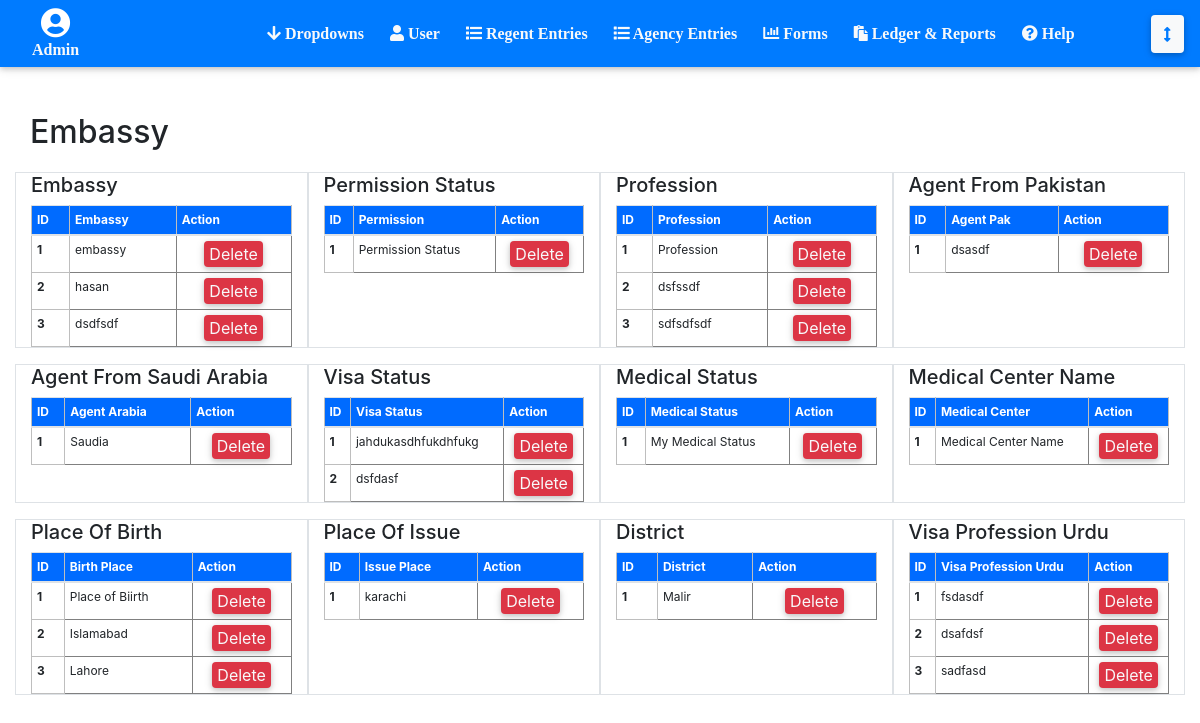
The app's page /Add-Dropdown-List.php (signed in) with its own data.
### tables this page shows
CREATE TABLE `visa_embassy` (
  `visa_embassy_id` int(11) NOT NULL,
  `name` varchar(255) NOT NULL
);

CREATE TABLE `visa_permission_status` (
  `visa_permission_status_id` int(11) NOT NULL,
  `name` varchar(255) NOT NULL
);

CREATE TABLE `visa_profession` (
  `visa_profession_id` int(11) NOT NULL,
  `name` varchar(255) NOT NULL
);

CREATE TABLE `visa_co_agent_pak` (
  `visa_co_agent_pak_id` int(11) NOT NULL,
  `name` varchar(255) NOT NULL
);

CREATE TABLE `visa_agent_from_saudia` (
  `visa_agent_from_saudia_id` int(11) NOT NULL,
  `name` varchar(255) NOT NULL
);

CREATE TABLE `visa_status` (
  `visa_status_id` int(11) NOT NULL,
  `name` varchar(255) NOT NULL
);

CREATE TABLE `passenger_medical_status` (
  `passenger_medical_status_id` int(11) NOT NULL,
  `name` varchar(255) NOT NULL
);

CREATE TABLE `passenger_medical_center` (
  `passenger_medical_center_id` int(11) NOT NULL,
  `name` varchar(255) NOT NULL
);

CREATE TABLE `passenger_place_of_birth` (
  `passenger_place_of_birth_id` int(11) NOT NULL,
  `name` varchar(255) NOT NULL
);

CREATE TABLE `passenger_place_of_issue` (
  `passenger_place_of_issue_id` int(11) NOT NULL,
  `name` varchar(255) NOT NULL
);

CREATE TABLE `passenger_district` (
  `passenger_district_id` int(11) NOT NULL,
  `name` varchar(255) NOT NULL
);

CREATE TABLE `visa_profession_urdu` (
  `visa_profession_urdu_id` int(11) NOT NULL,
  `name` varchar(255) NOT NULL
);

### Add-Dropdown-List.php (the view, shortened to what this page needs)
<?php
include('header.php');
include('connect.php');
?>
<section class="container-fluid">
	<section class="container-fluid">
	<h1>Embassy</h1>
		<section class="row">
			<section class="col-xl-3 border ">
				<h5>Embassy</h5>
				<table class="table m-auto ">
					<thead>
						<tr>
						  <th scope="col">ID</th>
						  <th scope="col">Embassy</th>
						  <th scope="col">Action</th>
						</tr>
					  </thead>
					  <tbody>
						<?php
						$count = 1;
						$query = mysqli_query($con, "select * from visa_embassy");
						while ($row=mysqli_fetch_array($query)) {
							?>
								<tr>
									 <th scope="row"><?php echo $count ?></th>
									 <td><?php echo $row['name'] ?></td>
									 <td>
										<center>
											<a href="Add-Dropdown-List.php?visa_embassy_id=<?php echo $row[0] ?>" class="btn bg-danger text-light pl-1 pr-1 pt-0 pb-0">Delete</a>
										</center>
									 </td>
								</tr>
							<?php
							$count++;
						}
						?>
					  </tbody>
				</table>
			</section>
			<section class="col-xl-3 border ">
				<h5>Permission Status</h5>
				<table class="table m-auto ">
					<thead>
						<tr>
						  <th scope="col">ID</th>
						  <th scope="col">Permission</th>
						  <th scope="col">Action</th>
						</tr>
					  </thead>
					  <tbody>
						<?php
						$count = 1;
						$query = mysqli_query($con, "select * from visa_permission_status");
						while ($row=mysqli_fetch_array($query)) {
							?>
								<tr>
									 <th scope="row"><?php echo $count?></th>
									 <td><?php echo $row['name'] ?></td>
									 <td>
										<center>
											<a href="Add-Dropdown-List.php?visa_permission_status_id=<?php echo $row[0] ?>" class="btn bg-danger text-light pl-1 pr-1 pt-0 pb-0">Delete</a>
										</center>
									 </td>
								</tr>
							<?php
							$count++;
						}
						?>
					  </tbody>
				</table>
			</section>
			<section class="col-xl-3 border ">
				<h5>Profession</h5>
				<table class="table m-auto ">
					<thead>
						<tr>
						  <th scope="col">ID</th>
						  <th scope="col">Profession</th>
						  <th scope="col">Action</th>
						</tr>
					  </thead>
					  <tbody>
						<?php
						$count = 1;
						$query = mysqli_query($con, "select * from visa_profession");
						while ($row=mysqli_fetch_array($query)) {
							?>
								<tr>
									 <th scope="row"><?php echo $count?></th>
									 <td><?php echo $row['name'] ?></td>
									 <td>
										<center>
											<a href="Add-Dropdown-List.php?visa_profession_id=<?php echo $row[0] ?>" class="btn bg-danger text-light pl-1 pr-1 pt-0 pb-0">Delete</a>
										</center>
									 </td>
								</tr>
							<?php
							$count++;
						}
						?>
					  </tbody>
				</table>
			</section>
			<section class="col-xl-3 border ">
				<h5>Agent From Pakistan</h5>
				<table class="table m-auto ">
					<thead>
						<tr>
						  <th scope="col">ID</th>
						  <th scope="col">Agent Pak</th>
						  <th scope="col">Action</th>
						</tr>
					  </thead>
					  <tbody>
						<?php
						$count = 1;
						$query = mysqli_query($con, "select * from 	visa_co_agent_pak");
						while ($row=mysqli_fetch_array($query)) {
							?>
								<tr>
									 <th scope="row"><?php echo $count?></th>
									 <td><?php echo $row['name'] ?></td>
									 <td>
										<center>
											<a href="Add-Dropdown-List.php?visa_co_agent_pak_id=<?php echo $row[0] ?>" class="btn bg-danger text-light pl-1 pr-1 pt-0 pb-0">Delete</a>
										</center>
									 </td>
								</tr>
							<?php
							$count++;
						}
						?>
					  </tbody>
				</table>
			</section>
			<section class="col-xl-3 border  mt-3">
				<h5>Agent From Saudi Arabia</h5>
				<table class="table m-auto ">
					<thead>
						<tr>
						  <th scope="col">ID</th>
						  <th scope="col">Agent Arabia</th>
						  <th scope="col">Action</th>
						</tr>
					  </thead>
					  <tbody>
						<?php
						$count = 1;
						$query = mysqli_query($con, "select * from visa_agent_from_saudia");
						while ($row=mysqli_fetch_array($query)) {
							?>
								<tr>
									 <th scope="row"><?php echo $count?></th>
									 <td><?php echo $row['name'] ?></td>
									 <td>
										<center>
											<a href="Add-Dropdown-List.php?visa_agent_from_saudia_id=<?php echo $row[0] ?>" class="btn bg-danger text-light pl-1 pr-1 pt-0 pb-0">Delete</a>
										</center>
									 </td>
								</tr>
							<?php
							$count++;
						}
						?>
					  </tbody>
				</table>
			</section>
			<section class="col-xl-3 border mt-3">
				<h5>Visa Status</h5>
				<table class="table m-auto ">
					<thead>
						<tr>
						  <th scope="col">ID</th>
						  <th scope="col">Visa Status</th>
						  <th scope="col">Action</th>
						</tr>
					  </thead>
					  <tbody>
						<?php
						$count = 1;
						$query = mysqli_query($con, "select * from visa_status");
						while ($row=mysqli_fetch_array($query)) {
							?>
								<tr>
									 <th scope="row"><?php echo $count?></th>
									 <td><?php echo $row['name'] ?></td>
									 <td>
										<center>
											<a href="Add-Dropdown-List.php?visa_status_id=<?php echo $row[0] ?>" class="btn bg-danger text-light pl-1 pr-1 pt-0 pb-0">Delete</a>
										</center>
									 </td>
								</tr>
							<?php
							$count++;
						}
						?>
					  </tbody>
				</table>
			</section>
			<section class="col-xl-3 border mt-3">
				<h5>Medical Status</h5>
				<table class="table m-auto ">
					<thead>
						<tr>
						  <th scope="col">ID</th>
						  <th scope="col">Medical Status</th>
						  <th scope="col">Action</th>
						</tr>
					  </thead>
					  <tbody>
						<?php
						$count =1;
						$query = mysqli_query($con, "select * from passenger_medical_status");
						while ($row=mysqli_fetch_array($query)) {
							?>
								<tr>
									 <th scope="row"><?php echo $count?></th>
									 <td><?php echo $row['name'] ?></td>
									 <td>
										<center>
											<a href="Add-Dropdown-List.php?passenger_medical_status_id=<?php echo $row[0] ?>" class="btn bg-danger text-light pl-1 pr-1 pt-0 pb-0">Delete</a>
										</center>
									 </td>
								</tr>
							<?php
							$count++;
						}
						?>
					  </tbody>
				</table>
			</section>
			<section class="col-xl-3 border mt-3">
				<h5>Medical Center Name</h5>
				<table class="table m-auto ">
					<thead>
						<tr>
						  <th scope="col">ID</th>
						  <th scope="col">Medical Center</th>
						  <th scope="col">Action</th>
						</tr>
					  </thead>
					  <tbody>
						<?php
						$count = 1;
						$query = mysqli_query($con, "select * from passenger_medical_center");
						while ($row=mysqli_fetch_array($query)) {
							?>
								<tr>
									 <th scope="row"><?php echo $count?></th>
									 <td><?php echo $row['name'] ?></td>
									 <td>
										<center>
											<a href="Add-Dropdown-List.php?passenger_medical_center_id=<?php echo $row[0] ?>" class="btn bg-danger text-light pl-1 pr-1 pt-0 pb-0">Delete</a>
										</center>
									 </td>
								</tr>
							<?php
							$count++;
						}
						?>
					  </tbody>
				</table>
			</section>
			<section class="col-xl-3 border mt-3">
				<h5>Place Of Birth</h5>
				<table class="table m-auto ">
					<thead>
						<tr>
						  <th scope="col">ID</th>
						  <th scope="col">Birth Place</th>
						  <th scope="col">Action</th>
						</tr>
					  </thead>
					  <tbody>
						<?php
						$count=1;
						$query = mysqli_query($con, "select * from passenger_place_of_birth");
						while ($row=mysqli_fetch_array($query)) {
								?>
								<tr>
									 <th scope="row"><?php echo $count?></th>
									 <td><?php echo $row['name'] ?></td>
									 <td>
										<center>
											<a href="Add-Dropdown-List.php?passenger_place_of_birth_id=<?php echo $row[0] ?>" class="btn bg-danger text-light pl-1 pr-1 pt-0 pb-0">Delete</a>
										</center>
									 </td>
								</tr>
							<?php
							$count++;
						}
						?>
					  </tbody>
				</table>
			</section>
			<section class="col-xl-3 border mt-3">
				<h5>Place Of Issue</h5>
				<table class="table m-auto ">
					<thead>
						<tr>
						  <th scope="col">ID</th>
						  <th scope="col">Issue Place</th>
						  <th scope="col">Action</th>
 						</tr>
					  </thead>
					  <tbody>
						<?php
						$count=1;
						$query = mysqli_query($con, "select * from passenger_place_of_issue");
						while ($row=mysqli_fetch_array($query)) {
							?>
								<tr>
									 <th scope="row"><?php echo $count?></th>
									 <td><?php echo $row['name'] ?></td>
									 <td>
										<center>
											<a href="Add-Dropdown-List.php?passenger_place_of_issue_id=<?php echo $row[0] ?>" class="btn bg-danger text-light pl-1 pr-1 pt-0 pb-0">Delete</a>
										</center>
									 </td>
								</tr>
							<?php
							$count++;
						}
						?>
					  </tbody>
				</table>
			</section>
			<section class="col-xl-3 border mt-3">
				<h5>District</h5>
				<table class="table m-auto ">
					<thead>
						<tr>
						  <th scope="col">ID</th>
						  <th scope="col">District</th>
						  <th scope="col">Action</th>
						</tr>
					  </thead>
					  <tbody>
						<?php
						$count=1;
						$query = mysqli_query($con, "select * from passenger_district");
						while ($row=mysqli_fetch_array($query)) {
							?>
								<tr>
									 <th scope="row"><?php echo $count?></th>
									 <td><?php echo $row['name'] ?></td>
									 <td>
										<center>
											<a href="Add-Dropdown-List.php?passenger_district_id=<?php echo $row[0] ?>" class="btn bg-danger text-light pl-1 pr-1 pt-0 pb-0">Delete</a>
										</center>
									 </td>
								</tr>
							<?php
							$count++;
						}
						?>
					  </tbody>
				</table>
			</section>
			<section class="col-xl-3 border mt-3">
				<h5>Visa Profession Urdu</h5>
				<table class="table m-auto ">
					<thead>
						<tr>
						  <th scope="col">ID</th>
						  <th scope="col">Visa Profession Urdu</th>
						  <th scope="col">Action</th>
						</tr>
					  </thead>
					  <tbody>
						<?php
						$count=1;
						$query = mysqli_query($con, "select * from visa_profession_urdu");
						while ($row=mysqli_fetch_array($query)) {
							?>
								<tr>
									 <th scope="row"><?php echo $count?></th>
									 <td><?php echo $row['name'] ?></td>
									 <td>
										<center>
											<a href="Add-Dropdown-List.php?visa_profession_urdu_id=<?php echo $row[0] ?>" class="btn bg-danger text-light pl-1 pr-1 pt-0 pb-0">Delete</a>
										</center>
									 </td>
								</tr>
							<?php
							$count++;
						}
						?>
					  </tbody>
				</table>
			</section>
		</section>
	</section>
</section>
</body>
</html>

### header.php (style rules this page uses)
th { font-size: 12px !important; border: 1px solid rgb(190, 190, 190); padding: 5px !important; width: auto !important; }
tr { width: auto !important; padding: 5px !important; font-size: 12px !important; }
thead { background-color: #006BFF; color: white; }
td { border: 1px solid gray; width: auto !important; padding: 5px !important; font-size: 12px !important; }

### records on screen
visa_embassy: name "embassy"
visa_embassy: name "hasan"
visa_embassy: name "dsdfsdf"
visa_permission_status: name "Permission Status"
visa_profession: name "Profession"
visa_profession: name "dsfssdf"
visa_profession: name "sdfsdfsdf"
visa_co_agent_pak: name "dsasdf"
visa_agent_from_saudia: name "Saudia"
visa_status: name "jahdukasdhfukdhfukg"
visa_status: name "dsfdasf"
passenger_medical_status: name "My Medical Status"
passenger_medical_center: name "Medical Center Name"
passenger_place_of_birth: name "Place of Biirth"
passenger_place_of_birth: name "Islamabad"
passenger_place_of_birth: name "Lahore"
passenger_place_of_issue: name "karachi"
passenger_district: name "Malir"
visa_profession_urdu: name "fsdasdf"
visa_profession_urdu: name "dsafdsf"
visa_profession_urdu: name "sadfasd"
